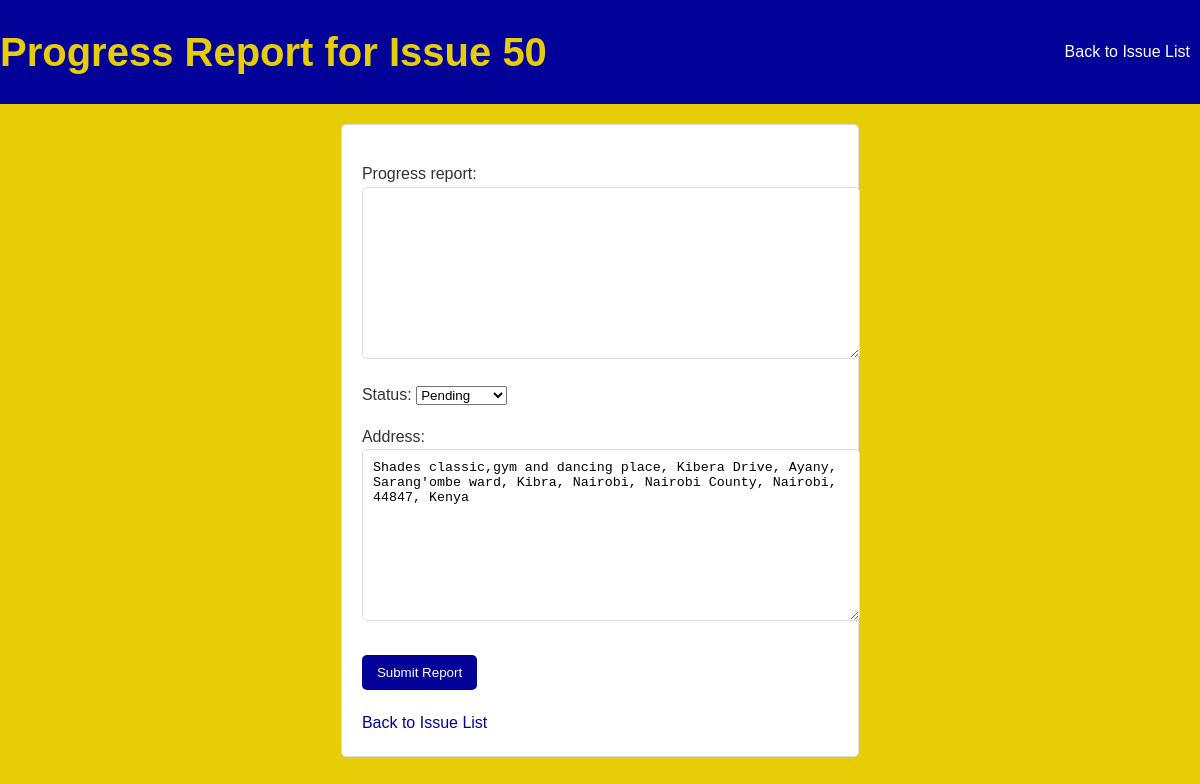
Page /progress_report/50/ (signed in) on the committed database.
### main/models.py (models this page shows, shortened)
class Issue(DirtyFieldsMixin, models.Model):
    PENDING = 'Pending'
    IN_PROGRESS = 'In Progress'
    RESOLVED = 'Resolved'
    STATUS_CHOICES = [
        (PENDING, 'Pending'),
        (IN_PROGRESS, 'In Progress'),
        (RESOLVED, 'Resolved'),
    ]
    HEALTH = 'Health'
    WATER_SANITATION = 'Water & Sanitation'
    FIRES = 'Fires'
    CHILDREN_MINORS = 'Children & Minors'
    ELECTRICITY_POWER = 'Electricity & Power'
    CRIMINAL_ACTIVITIES = 'Criminal Activities'
    ROADS_INFRASTRUCTURE = 'Roads & Infrastructure'
    CATEGORY_CHOICES = [
        (HEALTH, 'Health'),
        (WATER_SANITATION, 'Water & Sanitation'),
        (FIRES, 'Fires'),
        (CHILDREN_MINORS, 'Children & Minors'),
        (ELECTRICITY_POWER, 'Electricity & Power'),
        (CRIMINAL_ACTIVITIES, 'Criminal Activities'),
        (ROADS_INFRASTRUCTURE, 'Roads & Infrastructure'),
    ]
    issue = models.TextField()  # Description of the issue
    image = models.ImageField(upload_to='issue_images/', blank=True, null=True)  # Image associated with the issue
    ward = models.CharField(max_length=100)  # Ward where the issue is located
    status = models.CharField(max_length=20, choices=STATUS_CHOICES, default=PENDING)  # Status of the issue
    reported_by = models.ForeignKey(User, on_delete=models.CASCADE, null=True, blank=True)  # User who reported the issue
    created_at = models.DateTimeField(auto_now_add=True)  # Timestamp of when the issue was created
    address = models.TextField(blank=True, null=True)  # Address of the issue location
    category = models.CharField(max_length=50, choices=CATEGORY_CHOICES)  # Category of the issue
    progress_report = models.TextField(blank=True, null=True)

### main/views.py (the view)
# urls.py: path('progress_report/<int:issue_id>/', views.progress_report, name='view_progress_report'),
@login_required
def progress_report(request, issue_id):
    issue = get_object_or_404(Issue, id=issue_id)
    if request.method == 'POST' and request.user.is_staff:
        form = ProgressReportForm(request.POST)
        if form.is_valid():
            progress_report = form.cleaned_data['progress_report']
            status = form.cleaned_data['status']
            address = form.cleaned_data.get('address', issue.address)
            issue.status = status
            issue.progress_report = progress_report
            issue.address = address
            issue.save()
            send_mail(
                'Issue Progress and Status Updated',
                f'Hello {issue.reported_by.username},\n\nYour issue "{issue.issue}" has been updated.\n\nStatus: {status}\nProgress Report: {progress_report}\n\nBest regards,\nTalking Box Support Team',
                settings.DEFAULT_FROM_EMAIL,
                [issue.reported_by.email],
                fail_silently=False,
            )
            return redirect('issues')
    else:
        form = ProgressReportForm(initial={'status': issue.status, 'progress_report': issue.progress_report, 'address': issue.address})
    return render(request, 'progress_report.html', {'issue': issue, 'form': form})

### main/forms.py
class ProgressReportForm(forms.ModelForm):
    class Meta:
        model = Issue
        fields = ['progress_report', 'status', 'address']

### main/templates/progress_report.html (shortened to what this page needs)
{% load static %}
<!DOCTYPE html>
<html lang="en">
<head>
    <link rel="stylesheet" href="{% static 'css/progress_report.css' %}">
</head>
<body>
    <header>
        <h1>Progress Report for Issue {{ issue.id }}</h1>
        <div class="menu">
            <a href="{% url 'admin:main_issue_changelist' %}">Back to Issue List</a>
        </div>
    </header>
    <main>
        <form method="post">
            {{ form.as_p }}
            <button type="submit">Submit Report</button>
        </form>
        <a href="{% url 'admin:main_issue_changelist' %}">Back to Issue List</a>
    </main>
</body>
</html>

### main/static/css/progress_report.css (style rules this page uses)
body { font-family: Arial, sans-serif; line-height: 1.6; margin: 0; padding: 0; background-color: #e7cd07; color: #333; display: flex; flex-direction: column; align-items: center; }
header { background-color: #020298; color: #e7cd07; padding: 20px; display: flex; align-items: center; justify-content: space-between; position: sticky; top: 0; z-index: 1000; width: 100%; }
header h1 { margin: 0; font-size: 2.5em; color: #e7cd07; }
header .menu a { color: white; text-decoration: none; margin: 0 10px; }
main { margin: 20px auto; max-width: 800px; background: #fff; padding: 20px; border-radius: 5px; border: 1px solid #ddd; }
h1 { color: #020298; margin-bottom: 20px; }
form { margin-top: 10px; }
form textarea { width: 100%; padding: 10px; border-radius: 5px; border: 1px solid #ddd; }
form button { margin-top: 10px; padding: 10px 15px; border: none; border-radius: 5px; background: #020298; color: white; cursor: pointer; }
a { text-decoration: none; color: #020298; margin-top: 20px; display: inline-block; }

### rows in the picture
Issue: id "50", status "Pending", address "Shades classic,gym and dancing place, Kibera Drive, Ayany, Sarang'ombe ward, Kibra, Nairobi, Nairobi County, Nairobi, 44847, Kenya"
